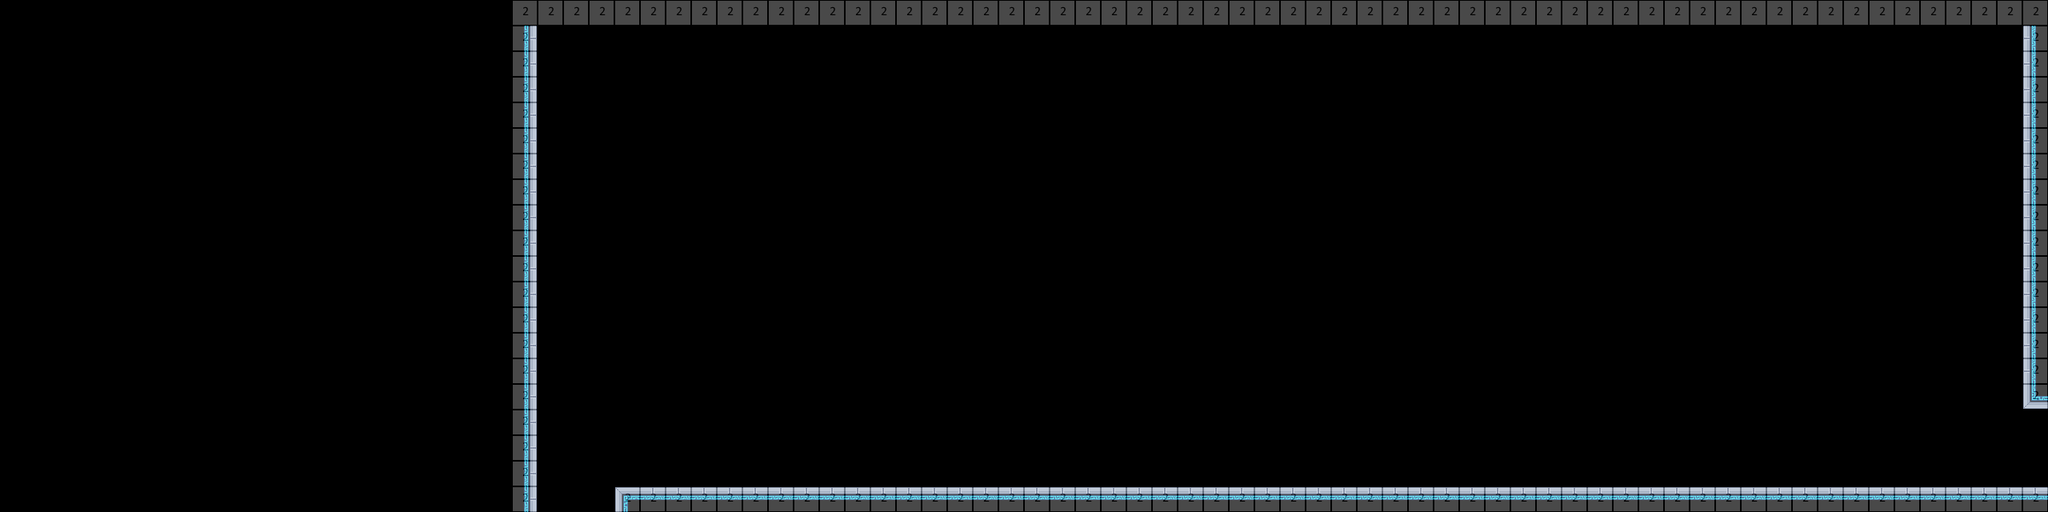

A 2D game scene composited from a Tiled map and its tileset images. What follows is a short description and the map's XML, with each tile layer's data collapsed to a summary:
An orthogonal 80x20 tile map with 32x32 px tiles, 4 tile layers (bg, mg, fg, collision), 2 tilesets and 5 objects (2x Engineering - Junction, 2x Engineering - Freight Elevator, 31).

<map version="2017.05.26" orientation="orthogonal" renderorder="right-down" width="80" height="20" tilewidth="32" tileheight="32" nextobjectid="58">
 <tileset firstgid="1" name="32blocks" tilewidth="32" tileheight="32" tilecount="10" columns="10">
  <image source="32blocks.png" width="320" height="32" />
 </tileset>
 <tileset firstgid="11" name="shipTileset" tilewidth="32" tileheight="32" tilecount="513" columns="19">
  <image source="shipTileset.png" width="608" height="864" />
 </tileset>
 <layer name="bg" width="80" height="20">
  <data>[1600 cells, 0 non-empty, 0 distinct tile ids]</data>
 </layer>
 <layer name="mg" width="80" height="20">
  <data>[1600 cells, 90 non-empty, 5 distinct tile ids]</data>
 </layer>
 <layer name="fg" width="80" height="20">
  <data>[1600 cells, 0 non-empty, 0 distinct tile ids]</data>
 </layer>
 <layer name="collision" width="80" height="20" opacity="0.29">
  <data>[1600 cells, 150 non-empty, 1 distinct tile ids]</data>
 </layer>
 <objectgroup name="Object Layer 1">
  <object id="35" name="travel" type="Engineering - Junction" x="677.333" y="622" width="82" height="10.6667" />
  <object id="36" name="d" type="Engineering - Junction" x="778" y="588" width="16" height="10" />
  <object id="53" name="travel" type="Engineering - Freight Elevator" x="2541.33" y="517.333" width="12.6667" height="80.6667" />
  <object id="54" name="d" type="Engineering - Freight Elevator" x="2505.33" y="584" width="12" height="14" />
  <object id="57" name="cutscene" type="31" x="2342.67" y="313.333" width="190" height="303.333" />
 </objectgroup>
</map>
